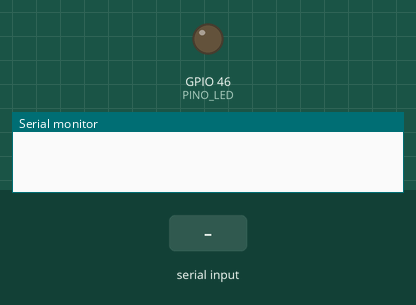
Bench run of a sketch on a simulated ESP32-S3. On the bench: output pins drawn as LEDs (lit = HIGH), the last lines printed to the serial monitor. Inputs (shaded band) come from the test bench.

Above: at 1.7 s.
1.8 s: "90,45\n" received over the second serial link
At 2.2 s:
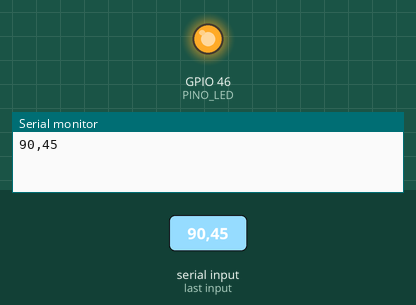
3.3 s: "30,150\n" received over the second serial link
At 4.5 s:
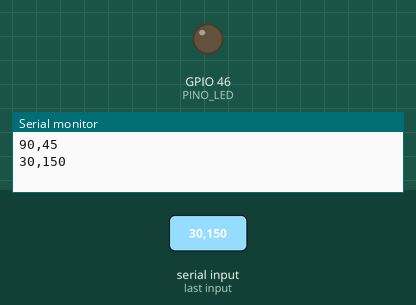
4.8 s: "1,90\n" received over the second serial link
At 5.7 s:
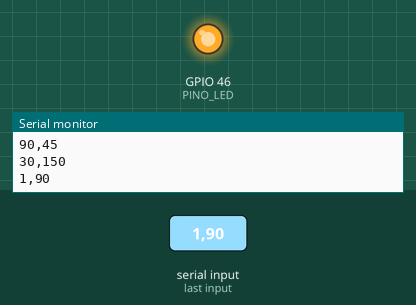
Timing chart, 0 to 7.8 s (numbered marks = the images above; inputs shaded):
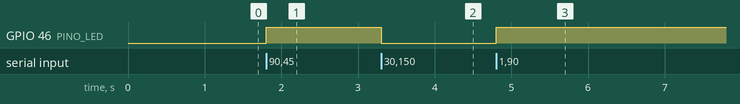

The sketch:

coleta_dados.ino
```cpp
/*
 * CP2 TinyML - Coleta de dados na ESP32-S3 do módulo de câmera do kit LAFVIN
 *
 * O HC-SR04 fica no shield da placa R3. A R3 (r3/carrinho_r3) amostra o sensor
 * a 20 Hz e, ao receber {"N":111,"D1":1}, envia cada leitura pelo cabo
 * "Camera UART" no formato "<millis>,<distancia_cm>".
 *
 * Este sketch liga esse envio, recebe as leituras na ESP32 (Serial2, 9600) e
 * repassa para o PC pela USB (115200) no formato de scripts/coleta_serial.py.
 *
 * Placa: ESP32S3 Dev Module, Flash 8MB QIO, PSRAM OPI, "8M with spiffs".
 */

const int PINO_RX_R3 = 3;    // cabo Camera UART (igual ao firmware da LAFVIN)
const int PINO_TX_R3 = 40;
const int PINO_LED = 46;
const unsigned long REENVIO_MS = 2000;   // religa o envio se a R3 reiniciar

String linha;
unsigned long ultimaLeitura = 0;

void ligarEnvioR3() { Serial2.print("{\"N\":111,\"D1\":1}"); }

// "{ok}1163,30" -> descarta o que vier antes do último '}'
bool lerAmostra(String s, unsigned long& t, int& cm) {
  s = s.substring(s.lastIndexOf('}') + 1);
  s.trim();
  int virgula = s.indexOf(',');
  if (virgula <= 0 || s.indexOf(',', virgula + 1) != -1) return false;
  t = s.substring(0, virgula).toInt();
  cm = s.substring(virgula + 1).toInt();
  return isDigit(s[0]) && isDigit(s[virgula + 1]);
}

void setup() {
  Serial.begin(115200);
  Serial2.begin(9600, SERIAL_8N1, PINO_RX_R3, PINO_TX_R3);
  pinMode(PINO_LED, OUTPUT);
  delay(500);
  ligarEnvioR3();
}

void loop() {
  while (Serial2.available()) {
    char c = Serial2.read();
    if (c != '\n') { linha += c; continue; }
    unsigned long t;
    int cm;
    if (lerAmostra(linha, t, cm)) {
      Serial.printf("%lu,%d\n", t, cm);
      ultimaLeitura = millis();
      digitalWrite(PINO_LED, !digitalRead(PINO_LED));
    }
    linha = "";
  }

  static unsigned long ultimoPedido = 0;
  if (millis() - ultimaLeitura > REENVIO_MS && millis() - ultimoPedido > REENVIO_MS) {
    ultimoPedido = millis();
    ligarEnvioR3();
  }
}
```

Measured:
- after the input at 1.8 s, GPIO 46 (PINO_LED): LOW → HIGH at once
- after the input at 3.3 s, GPIO 46 (PINO_LED): HIGH → LOW at once
- after the input at 4.8 s, GPIO 46 (PINO_LED): LOW → HIGH at once
